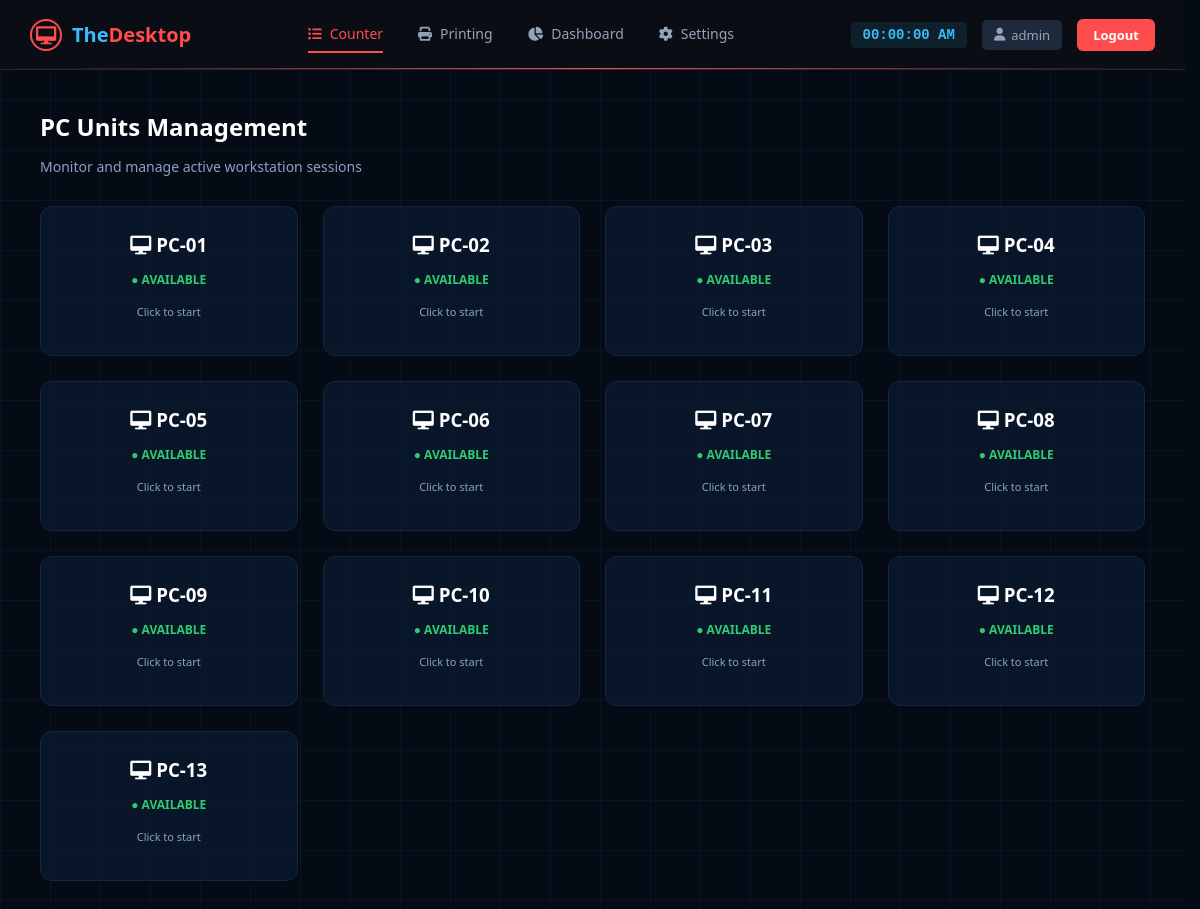
The page /counter.php (signed in) on the database its author committed.
### tables this page shows
CREATE TABLE pcs (
    id INT AUTO_INCREMENT PRIMARY KEY,
    name VARCHAR(50),
    status ENUM('available','active') DEFAULT 'available'
);

### counter.php (the view, shortened to what this page needs)
<?php
include_once "config/db.php";
$is_admin = isset($_SESSION['admin_username']);
$display_user = $is_admin ? $_SESSION['admin_username'] : $_SESSION['username'];
?>
<!DOCTYPE html>
<html lang="en">
<head>
    <link rel="stylesheet" href="https://cdnjs.cloudflare.com/ajax/libs/font-awesome/6.0.0/css/all.min.css">
</head>
<body>
    <header class="header">
        <div class="logo-container">
            <div class="logo-icon"><i class="fas fa-desktop"></i></div>
            <div class="logo-text">The<span>Desktop</span></div>
        </div>
        <nav class="nav-links">
            <a href="counter.php" class="nav-item active"><i class="fas fa-list-ul"></i> Counter</a>
            <a href="printing.php" class="nav-item"><i class="fas fa-print"></i> Printing</a>
            <a href="dashboard.php" class="nav-item"><i class="fas fa-chart-pie"></i> Dashboard</a>
            <a href="settings.php" class="nav-item"><i class="fas fa-cog"></i> Settings</a>
        </nav>
        <div class="header-right">
            <div id="systemClock">00:00:00 AM</div>
            <div class="admin-badge"><i class="fas fa-user"></i> <?php echo htmlspecialchars($display_user); ?></div>
            <a href="logout.php" class="logout-btn">Logout</a>
        </div>
    </header>
    <div class="main-container">
        <h2 style="margin: 0;">PC Units Management</h2>
        <p style="color: #8aa0c5; font-size: 14px; margin-bottom: 30px;">Monitor and manage active workstation sessions</p>
        <div class="pc-grid">
            <?php
            $result = $conn->query("SELECT * FROM pcs ORDER BY name ASC");
            if($result && $result->num_rows > 0) {
                while($row = $result->fetch_assoc()){
                    $status = $row['status'];
                    $cardClass = ($status == 'active') ? 'pc-card active-pc' : 'pc-card';
            ?>
            <div class="<?php echo $cardClass; ?>" onclick="handlePC('<?php echo $row['id']; ?>', '<?php echo $status; ?>', '<?php echo $row['name']; ?>')">
                <h3 style="margin: 0 0 10px 0;"><i class="fas fa-desktop"></i> <?php echo $row['name']; ?></h3>
                <span style="color: <?php echo $status == 'available' ? '#2ecc71' : '#ff4d4d'; ?>; font-size: 12px; font-weight: bold;">
                    ● <?php echo strtoupper($status); ?>
                </span>
                <p style="color: #8aa0c5; font-size: 11px; margin-top: 15px;">
                    <?php echo $status == 'available' ? 'Click to start' : 'Click to end session'; ?>
                </p>
            </div>
            <?php } } ?>
        </div>
    </div>
</body>
</html>

### counter.php (style rules this page uses)
html { overflow-y: scroll; scrollbar-gutter: stable; }
body { background-color: #050b14; background-image: linear-gradient(rgba(19, 39, 66, 0.3) 1px, transparent 1px), linear-gradient(90deg, rgba(19, 39, 66, 0.3) 1px, transparent 1px); background-size: 50px 50px; color: white; font-family: 'Segoe UI', sans-serif; margin: 0; min-height: 100vh; }
.header { display: flex; justify-content: space-between; align-items: center; padding: 12px 30px; background-color: #0a0e14; border-bottom: 1px solid #1e293b; position: relative; height: 70px; box-sizing: border-box; }
.header::after { content: ''; position: absolute; bottom: 0; left: 0; right: 0; height: 1px; background: linear-gradient(90deg, transparent, #ff4d4d, transparent); }
.logo-container { display: flex; align-items: center; gap: 10px; }
.logo-icon { color: #ff4d4d; font-size: 18px; border: 2px solid #ff4d4d; border-radius: 50%; width: 28px; height: 28px; display: flex; align-items: center; justify-content: center; }
.logo-text { font-weight: bold; font-size: 20px; color: #38bdf8; }
.logo-text span { color: #ff4d4d; }
.nav-links { display: flex; gap: 35px; flex-shrink: 0; }
.nav-item { text-decoration: none; color: #94a3b8; display: flex; align-items: center; gap: 8px; font-size: 14px; padding: 8px 0; transition: 0.3s; border-bottom: 2px solid transparent; }
.nav-item.active { color: #ff4d4d; border-bottom: 2px solid #ff4d4d; }
.header-right { display: flex; align-items: center; gap: 15px; }
#systemClock { color: #38bdf8; font-family: monospace; background: rgba(56, 189, 248, 0.1); padding: 5px 12px; border-radius: 4px; font-weight: bold; font-size: 14px; }
.admin-badge { background: #1e293b; color: #94a3b8; padding: 6px 12px; border-radius: 5px; font-size: 13px; display: flex; align-items: center; gap: 6px; }
.logout-btn { background: #ff4d4d; color: white; border: none; padding: 7px 16px; border-radius: 6px; cursor: pointer; text-decoration: none; font-weight: bold; font-size: 13px; }
.main-container { max-width: 1400px; margin: 0 auto; padding: 40px; }
.pc-grid { display: grid; grid-template-columns: repeat(auto-fill, minmax(220px, 1fr)); gap: 25px; }
.pc-card { background: rgba(10, 25, 47, 0.8); border: 1px solid #132742; padding: 25px; border-radius: 12px; cursor: pointer; text-align: center; transition: 0.3s; }

### rows shown on the page
pcs: name "PC-01", status "AVAILABLE", shows "Click to start"
pcs: name "PC-02", status "AVAILABLE", shows "Click to start"
pcs: name "PC-03", status "AVAILABLE", shows "Click to start"
pcs: name "PC-04", status "AVAILABLE", shows "Click to start"
pcs: name "PC-05", status "AVAILABLE", shows "Click to start"
pcs: name "PC-06", status "AVAILABLE", shows "Click to start"
pcs: name "PC-07", status "AVAILABLE", shows "Click to start"
pcs: name "PC-08", status "AVAILABLE", shows "Click to start"
pcs: name "PC-09", status "AVAILABLE", shows "Click to start"
pcs: name "PC-10", status "AVAILABLE", shows "Click to start"
pcs: name "PC-11", status "AVAILABLE", shows "Click to start"
pcs: name "PC-12", status "AVAILABLE", shows "Click to start"
pcs: name "PC-13", status "AVAILABLE", shows "Click to start"

### other values the page prints
$display_user "admin"
